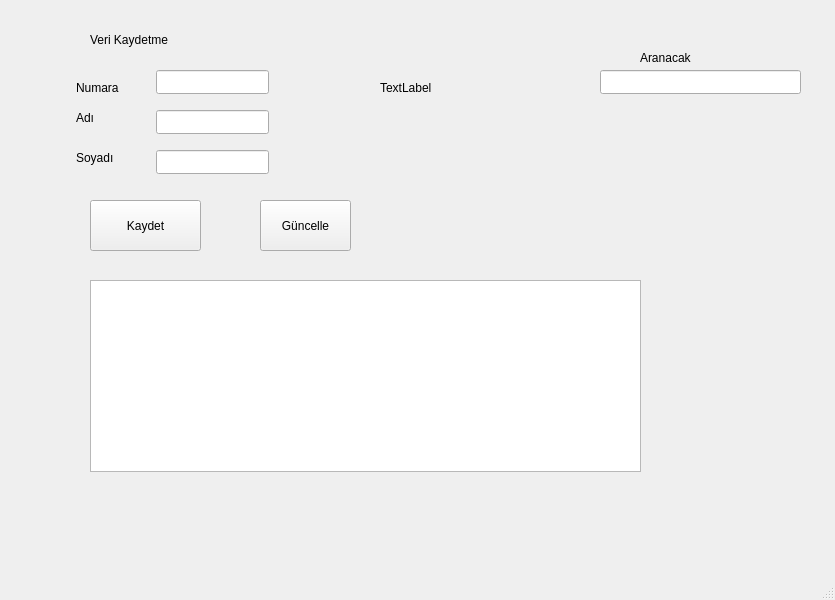
<?xml version="1.0" encoding="UTF-8"?>
<ui version="4.0">
 <class>MainWindow</class>
 <widget class="QMainWindow" name="MainWindow">
  <property name="geometry">
   <rect>
    <x>0</x>
    <y>0</y>
    <width>835</width>
    <height>600</height>
   </rect>
  </property>
  <property name="windowTitle">
   <string>MainWindow</string>
  </property>
  <widget class="QWidget" name="centralwidget">
   <widget class="QTableView" name="tableView">
    <property name="geometry">
     <rect>
      <x>90</x>
      <y>280</y>
      <width>551</width>
      <height>192</height>
     </rect>
    </property>
   </widget>
   <widget class="QLineEdit" name="numara">
    <property name="geometry">
     <rect>
      <x>156</x>
      <y>70</y>
      <width>113</width>
      <height>24</height>
     </rect>
    </property>
   </widget>
   <widget class="QLineEdit" name="adi">
    <property name="geometry">
     <rect>
      <x>156</x>
      <y>110</y>
      <width>113</width>
      <height>24</height>
     </rect>
    </property>
   </widget>
   <widget class="QLineEdit" name="soyadi">
    <property name="geometry">
     <rect>
      <x>156</x>
      <y>150</y>
      <width>113</width>
      <height>24</height>
     </rect>
    </property>
   </widget>
   <widget class="QPushButton" name="pushButton">
    <property name="geometry">
     <rect>
      <x>90</x>
      <y>200</y>
      <width>111</width>
      <height>51</height>
     </rect>
    </property>
    <property name="text">
     <string>Kaydet</string>
    </property>
   </widget>
   <widget class="QLabel" name="label">
    <property name="geometry">
     <rect>
      <x>76</x>
      <y>80</y>
      <width>55</width>
      <height>16</height>
     </rect>
    </property>
    <property name="text">
     <string>Numara</string>
    </property>
   </widget>
   <widget class="QLabel" name="label_2">
    <property name="geometry">
     <rect>
      <x>76</x>
      <y>110</y>
      <width>55</width>
      <height>16</height>
     </rect>
    </property>
    <property name="text">
     <string>Adı</string>
    </property>
   </widget>
   <widget class="QLabel" name="label_3">
    <property name="geometry">
     <rect>
      <x>76</x>
      <y>150</y>
      <width>55</width>
      <height>16</height>
     </rect>
    </property>
    <property name="text">
     <string>Soyadı</string>
    </property>
   </widget>
   <widget class="QLineEdit" name="aranacak">
    <property name="geometry">
     <rect>
      <x>600</x>
      <y>70</y>
      <width>201</width>
      <height>24</height>
     </rect>
    </property>
   </widget>
   <widget class="QLabel" name="label_4">
    <property name="geometry">
     <rect>
      <x>640</x>
      <y>50</y>
      <width>81</width>
      <height>16</height>
     </rect>
    </property>
    <property name="text">
     <string>Aranacak</string>
    </property>
   </widget>
   <widget class="QLabel" name="label_5">
    <property name="geometry">
     <rect>
      <x>90</x>
      <y>30</y>
      <width>181</width>
      <height>20</height>
     </rect>
    </property>
    <property name="text">
     <string>Veri Kaydetme</string>
    </property>
   </widget>
   <widget class="QPushButton" name="pushButton_2">
    <property name="geometry">
     <rect>
      <x>260</x>
      <y>200</y>
      <width>91</width>
      <height>51</height>
     </rect>
    </property>
    <property name="text">
     <string>Güncelle</string>
    </property>
   </widget>
   <widget class="QLabel" name="label_6">
    <property name="geometry">
     <rect>
      <x>380</x>
      <y>80</y>
      <width>101</width>
      <height>16</height>
     </rect>
    </property>
    <property name="text">
     <string>TextLabel</string>
    </property>
   </widget>
  </widget>
  <widget class="QMenuBar" name="menubar">
   <property name="geometry">
    <rect>
     <x>0</x>
     <y>0</y>
     <width>835</width>
     <height>25</height>
    </rect>
   </property>
  </widget>
  <widget class="QStatusBar" name="statusbar"/>
 </widget>
 <resources/>
 <connections/>
</ui>
